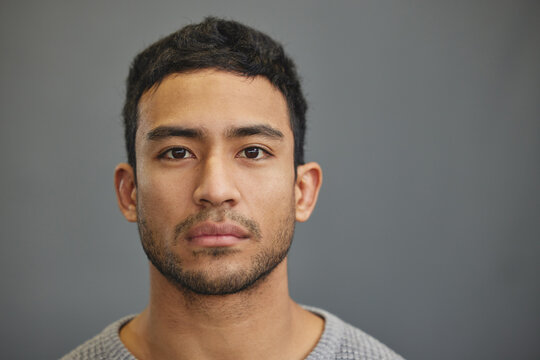
#> input picture 12_Cascade_Islemleri/2.jpg, 540 x 360 px
$ python Cascade.py
#> lines starting #> are read from the running program, lines starting #| are printed output that depends on the picture; after the words box and inside, x2 and y2 are one past the last pixel; in counts of white or black regions, pixels touching at a corner belong together
import cv2

img = cv2.imread("2.jpg")
#> img is the input picture: shape (360, 540, 3); mean B, G, R 101.6, 108.5, 116.7
yuz = cv2.CascadeClassifier("haarcascade_frontalface_default.xml")

gri = cv2.cvtColor(img,cv2.COLOR_BGR2GRAY)
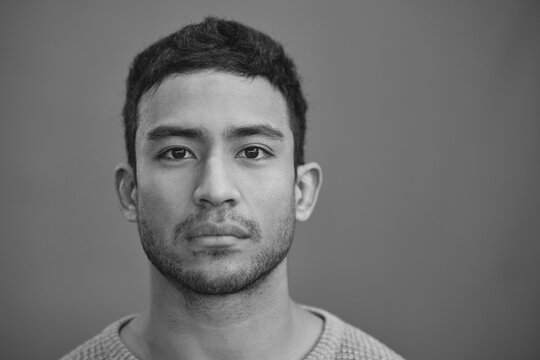
#> gri: shape (360, 540); min 14, max 210, mean 110.2

faces =yuz.detectMultiScale(gri,1.3,4)
#> faces = [[114, 72, 202, 202]]

for x,y,w,h in faces:
    cv2.rectangle(img,(x,y),(x+w,y+h),(255,0,0),2)
#> this loop made 1 pass
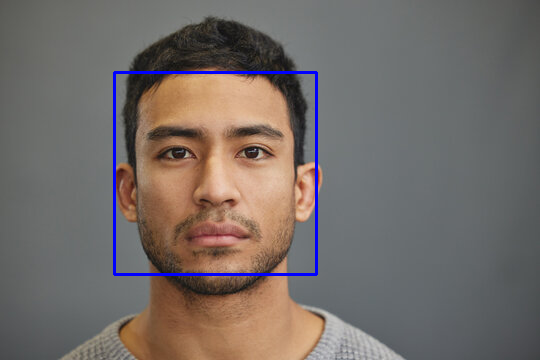
#> img: shape (360, 540, 3); 1.24% of pixels changed, all inside (x1, y1, x2, y2) = (113, 71, 318, 276)

cv2.imshow("1",img)
cv2.waitKey(0)
cv2.destroyAllWindows()

$ run again, with 12_Cascade_Islemleri/1.jpg copied over 12_Cascade_Islemleri/2.jpg
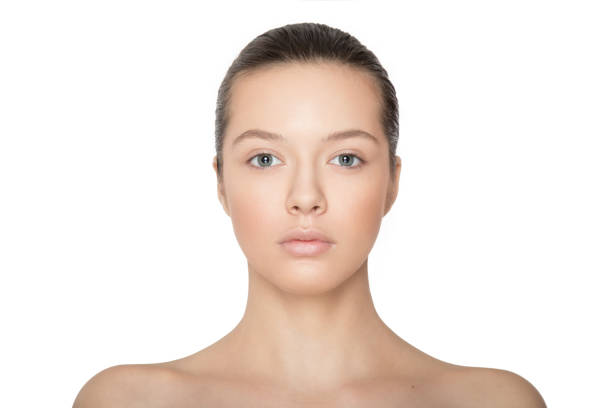
#> input picture 12_Cascade_Islemleri/1.jpg, 612 x 408 px
#> img is the input picture: shape (408, 612, 3); mean B, G, R 222.5, 228.8, 239.4
#> `gri = cv2.cvtColor(img,cv2.COLOR_BGR2GRAY)`:
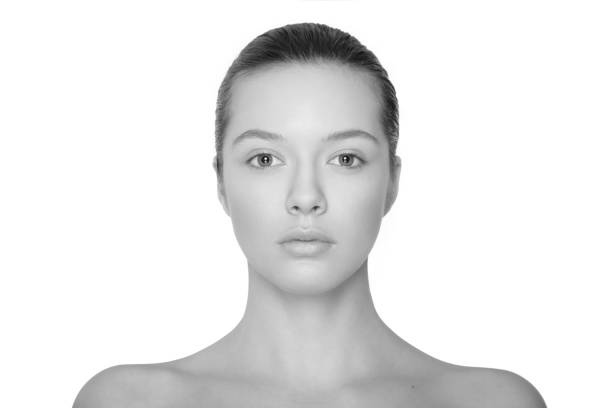
#> gri: shape (408, 612); min 8, max 255, mean 231.2
#> faces = [[197, 74, 214, 214]]
#> the loop `for x,y,w,h in faces:` made 1 pass
#> after the loop `for x,y,w,h in faces:`:
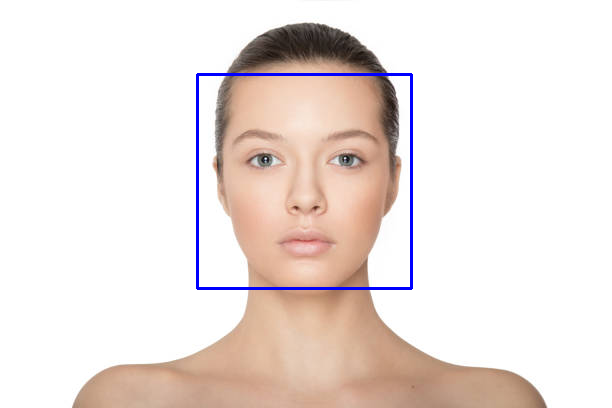
#> img: shape (408, 612, 3); 1.03% of pixels changed, all inside (x1, y1, x2, y2) = (196, 73, 413, 290)
